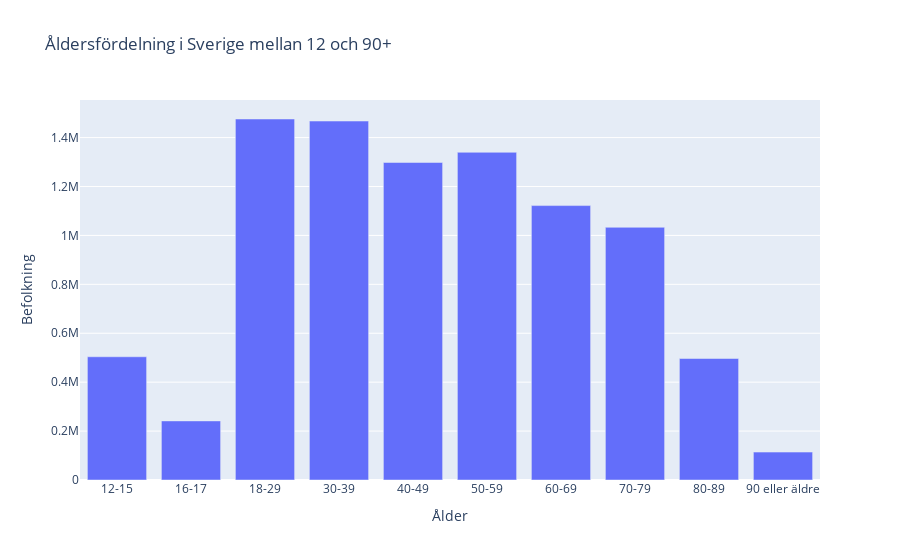

The notebook cell saved with this chart:
### Code cell
# e)  Rita upp ålderfördelningen i ett diagram (vaccin_dataset)

age_vaccindata = vaccindata.groupby(["Ålder"]).sum(numeric_only = True).reset_index()
px.bar(age_vaccindata, x = "Ålder", y = "Befolkning", title = "Åldersfördelning i Sverige mellan 12 och 90+")

### Figure 1 — Plotly figure (JSON) as saved in the notebook; plotly's stock layout.template omitted (floating-point values rounded to 4 significant figures)
{"data": [{"alignmentgroup": "True", "hovertemplate": "Ålder=%{x}<br>Befolkning=%{y}<extra></extra>", "legendgroup": "", "marker": {"color": "#636efa", "pattern": {"shape": ""}}, "name": "", "offsetgroup": "", "orientation": "v", "showlegend": false, "textposition": "auto", "type": "bar", "x": ["12-15", "16-17", "18-29", "30-39", "40-49", "50-59", "60-69", "70-79", "80-89", "90 eller äldre"], "xaxis": "x", "y": [503831, 241539, 1475950, 1467590, 1298156, 1339798, 1121922, 1033113, 496750, 114141], "yaxis": "y"}], "layout": {"barmode": "relative", "legend": {"tracegroupgap": 0}, "title": {"text": "Åldersfördelning i Sverige mellan 12 och 90+"}, "xaxis": {"anchor": "y", "domain": [0, 1], "title": {"text": "Ålder"}}, "yaxis": {"anchor": "x", "domain": [0, 1], "title": {"text": "Befolkning"}}}}
